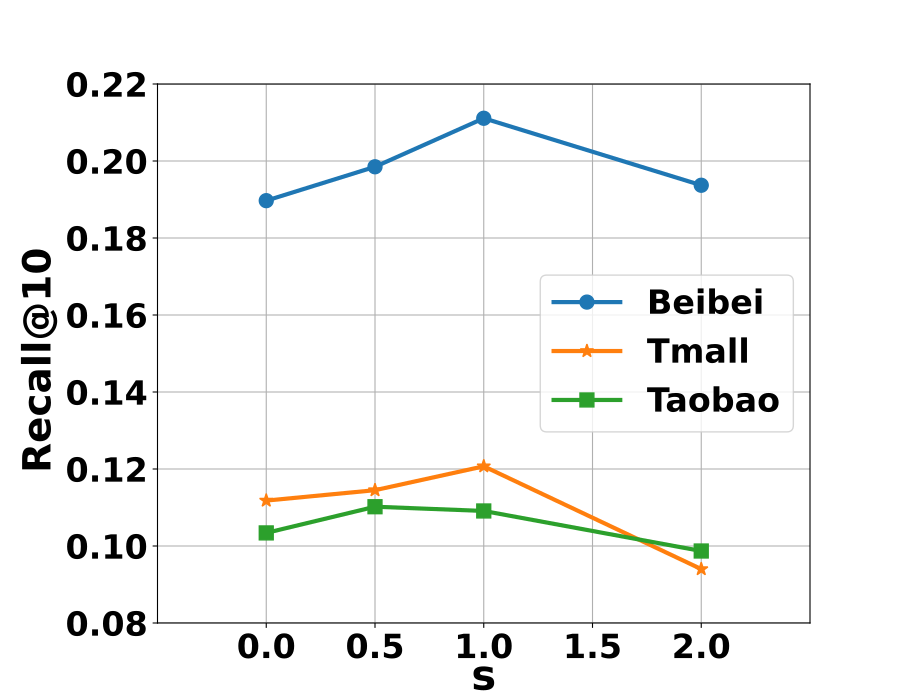

This chart was generated by the following Python code:
import matplotlib.pyplot as plt
import numpy as np

# 数据集
layers = [0, 0.5, 1, 2]  # x轴
beibei = [0.1897, 0.1985, 0.2111, 0.1937]  # Beibei 数据
tmall = [0.1118, 0.1145, 0.1207, 0.0940]  # Tmall 数据
taobao = [0.1034, 0.1102, 0.1091, 0.0987]  # Taobao 数据

# 创建图表并调整大小
plt.figure(figsize=(9, 7))  # 调整figsize来增加图片尺寸

# 绘制折线并标记数据点
plt.plot(layers, beibei, marker='o', label='Beibei', linewidth=3, markersize=10)
plt.plot(layers, tmall, marker='*', label='Tmall', linewidth=3, markersize=10)
plt.plot(layers, taobao, marker='s', label='Taobao', linewidth=3, markersize=10)

# 设置坐标轴标签并加粗
plt.xlabel(r's', fontsize=30, fontweight='bold', labelpad=-5.0)
plt.ylabel('Recall@10 ', fontsize=28, fontweight='bold', labelpad=5.0)
plt.subplots_adjust(left=0.1750)  # 增加左侧边距

# 添加图例并加粗
# plt.legend(loc='upper left', fontsize=24, title_fontsize=24)
plt.legend(loc='best', prop={'weight': 'bold', 'size':24})

# 设置坐标轴范围
plt.ylim(0.09, 0.22)
plt.xlim(-0.5, 2.5)  # 设置x轴范围以适应数据

# 设置 x 轴刻度并加粗
plt.xticks(np.arange(0, 2.5, 0.5), fontsize=24, fontweight='bold')

# 设置 y 轴刻度并加粗
plt.yticks(np.arange(0.08, 0.22, 0.02), fontsize=24, fontweight='bold')

# 标出纵坐标的最小值和最大值
min_val = np.min([beibei, tmall, taobao])
max_val = np.max([beibei, tmall, taobao])

# 显示网格
plt.grid(True)

# 保存为高分辨率的矢量图或位图图像
plt.savefig('step.pdf', format='pdf', dpi=600)  # 保存矢量图并设置dpi

# 显示图表
plt.show()
